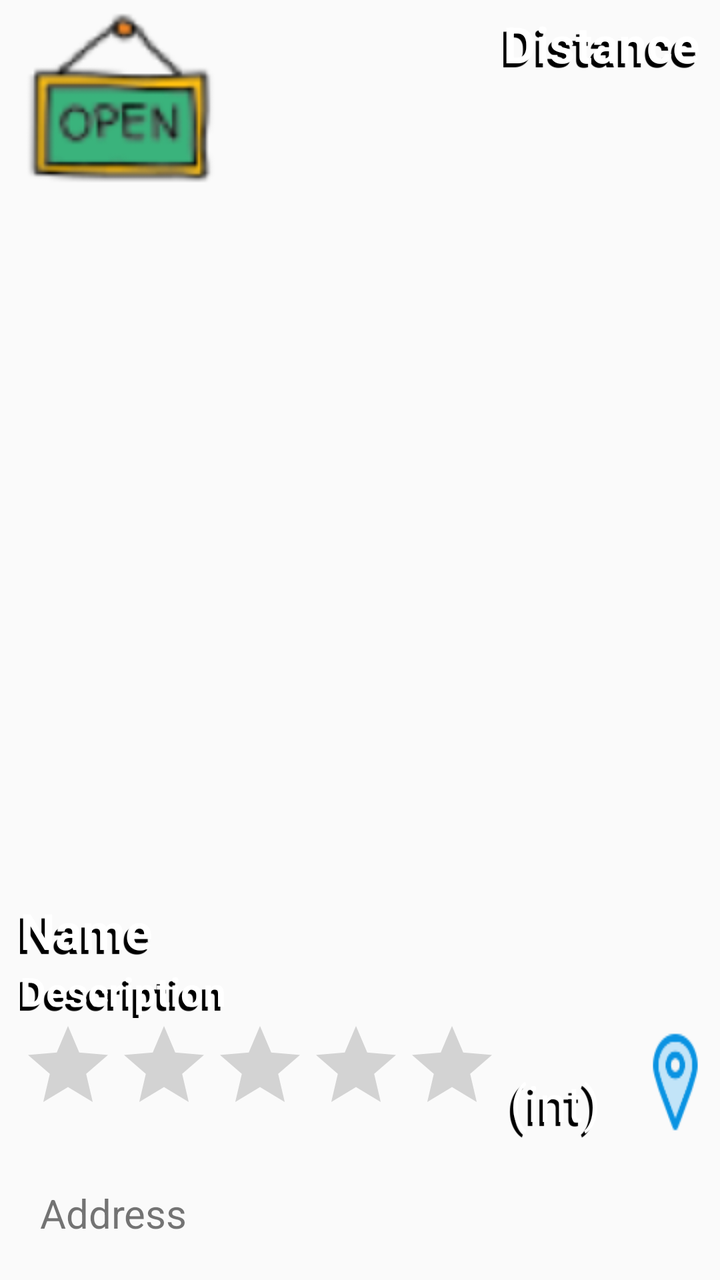
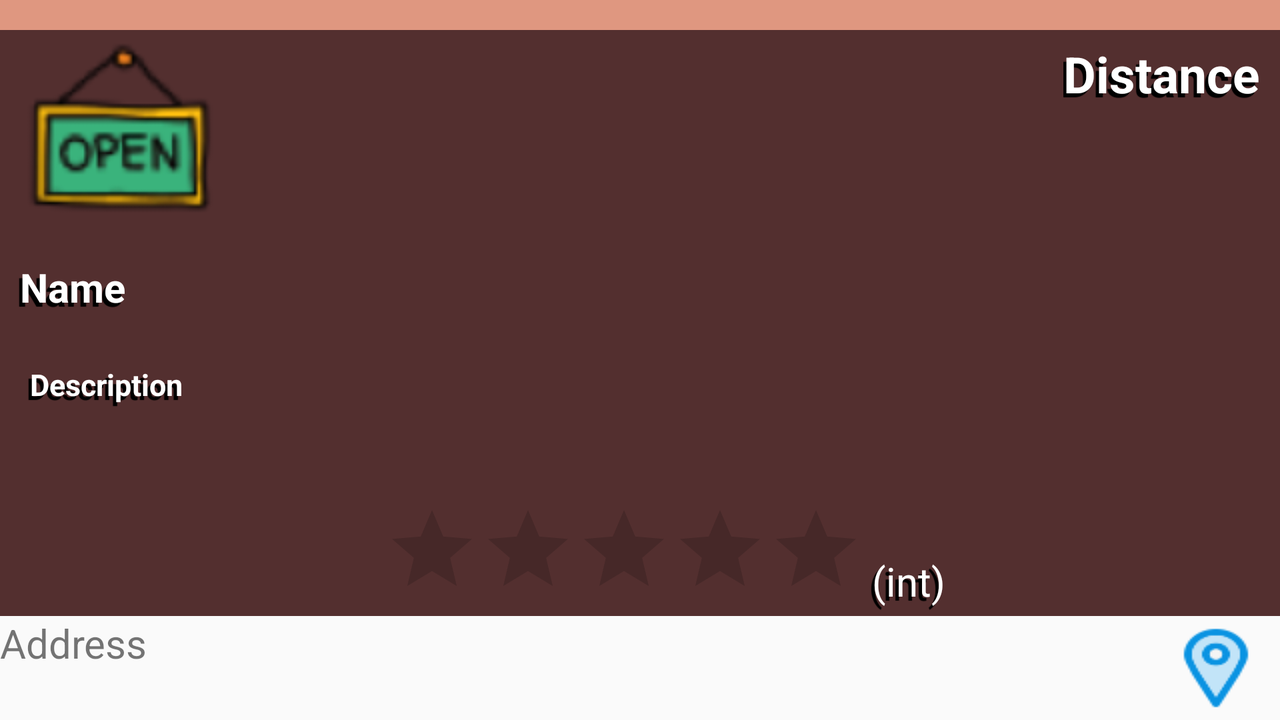

Two renders of one Android screen. The first uses the default layout on a phone; the second uses the alternative layout the repository ships for a different screen configuration, on a matching device. The two XML files are below.
<!-- AndroidManifest.xml: application theme AppTheme -->
<!-- res/layout/activity_recommend_screen.xml -->
<?xml version="1.0" encoding="utf-8"?>
<LinearLayout
    xmlns:android="http://schemas.android.com/apk/res/android"
    xmlns:tools="http://schemas.android.com/tools"
    android:layout_width="match_parent"
    android:layout_height="match_parent"
    android:orientation="vertical">
    <RelativeLayout
        android:layout_width="match_parent"
        android:layout_height="match_parent"
        android:layout_weight="1">
        <ImageView
            android:id="@+id/imageViewPicture"
            android:layout_width="match_parent"
            android:layout_height="match_parent"
            android:scaleType="centerCrop"
            android:src="@drawable/ic_launcher_background"/>
        <GridLayout
            android:id="@+id/gridNumberOfImageBar"
            android:layout_width="match_parent"
            android:layout_height="15dp"
            android:columnCount="9"
            android:rowCount="1"
            android:layout_gravity="left"
            android:orientation="horizontal" />
        <ImageView
            android:id="@+id/imageViewOpenCloseSign"
            android:layout_width="wrap_content"
            android:layout_height="wrap_content"
            android:src="@drawable/sign_open"
            android:paddingLeft="10dp"
            android:layout_marginTop="5dp"/>
        <TextView
            android:id="@+id/textViewDistance"
            android:layout_width="wrap_content"
            android:layout_height="wrap_content"
            android:layout_alignParentEnd="true"
            android:text="Distance"
            android:shadowColor="#000000"
            android:shadowDx="-5.5"
            android:shadowDy="5.5"
            android:shadowRadius="0.001"
            android:textColor="@color/colorWhite"
            android:textSize="25dp"
            android:textStyle="bold"
            android:paddingEnd="10dp"
            android:layout_marginTop="5dp"/>

        <LinearLayout
            android:layout_width="match_parent"
            android:layout_height="match_parent"
            android:orientation="vertical"
            android:layout_alignParentBottom="true"
            android:layout_weight="1"
            android:paddingStart="10dp">

            <RelativeLayout
                android:layout_width="match_parent"
                android:layout_height="match_parent"
                android:layout_weight="1"
                android:orientation="horizontal">

                <Button
                    android:id="@+id/buttonPrevLocation"
                    android:layout_width="wrap_content"
                    android:layout_height="match_parent"
                    android:background="@android:color/transparent"
                    android:onClick="onClick_prevPicture" />

                <Button
                    android:id="@+id/buttonNextLocation"
                    android:layout_width="wrap_content"
                    android:layout_height="match_parent"
                    android:layout_alignParentEnd="true"
                    android:background="@android:color/transparent"
                    android:onClick="onClick_nextPicture" />
            </RelativeLayout>

            <TextView
                android:id="@+id/textViewName"
                android:layout_width="match_parent"
                android:layout_height="wrap_content"
                android:text="Name"
                android:shadowColor="#000000"
                android:shadowDx="-5.5"
                android:shadowDy="5.5"
                android:shadowRadius="0.001"
                android:textColor="@color/colorWhite"
                android:textSize="25sp"
                android:textStyle="bold"/>
            <TextView
                android:id="@+id/textViewDescription"
                android:layout_width="match_parent"
                android:layout_height="wrap_content"
                android:text="Description"
                android:shadowColor="#000000"
                android:shadowDx="-5.5"
                android:shadowDy="5.5"
                android:shadowRadius="0.001"
                android:textColor="@color/colorWhite"
                android:textSize="20sp"
                android:textStyle="bold"/>
            <LinearLayout
                android:layout_width="match_parent"
                android:layout_height="wrap_content"
                android:orientation="horizontal">
                <RatingBar
                    android:layout_width="wrap_content"
                    android:layout_height="wrap_content"
                    android:numStars="5"
                    android:isIndicator="true"
                    android:id="@+id/ratingStar"/>
                <TextView
                    android:layout_width="wrap_content"
                    android:layout_height="wrap_content"
                    android:text="(int)"
                    android:layout_gravity="bottom"
                    android:textSize="25sp"
                    android:padding="5dp"
                    android:shadowColor="#000000"
                    android:shadowDx="-5.5"
                    android:shadowDy="5.5"
                    android:shadowRadius="0.001"
                    android:textColor="@color/colorWhite"
                    android:id="@+id/textViewNumOfRating"/>
                <ImageButton
                    android:layout_width="wrap_content"
                    android:layout_height="wrap_content"
                    android:background="@drawable/location_icon"
                    android:onClick="onClick_getCurrentLocation"
                    android:layout_marginStart="10dp"/>
            </LinearLayout>
        </LinearLayout>
    </RelativeLayout>

    <LinearLayout
        android:layout_width="match_parent"
        android:layout_height="wrap_content"
        android:orientation="horizontal">
        <TextView
            android:layout_width="match_parent"
            android:layout_height="wrap_content"
            android:layout_weight="1"
            android:text="Address"
            android:textSize="20sp"
            android:padding="20dp"
            android:id="@+id/textViewAddress"/>
    </LinearLayout>

</LinearLayout>
<!-- resources referenced by this layout -->
<resources>
  <color name="colorWhite">#ffffff</color>
  <!-- drawable location_icon: png bitmap (drawable, 2206 bytes) -->
  <!-- drawable sign_open: png bitmap (drawable, 16575 bytes) -->
  <style name="AppTheme" parent="Theme.AppCompat.Light.DarkActionBar">
          
          
          
          <item name="colorPrimary">#D59E4D</item>
          <item name="colorPrimaryDark">#D33808</item>
          <item name="colorAccent">#E6B58A</item>
      </style>
</resources>
<!-- res/layout-land/activity_recommend_screen.xml (the author's variant of the layout above) -->
<!-- drawn on the phone turned sideways -->
<?xml version="1.0" encoding="utf-8"?>
<LinearLayout
    xmlns:android="http://schemas.android.com/apk/res/android"
    xmlns:tools="http://schemas.android.com/tools"
    android:layout_width="match_parent"
    android:layout_height="match_parent"
    android:orientation="vertical"
    android:weightSum="10">
    <GridLayout
        android:id="@+id/gridNumberOfImageBar"
        android:layout_width="match_parent"
        android:layout_height="15dp"
        android:columnCount="9"
        android:rowCount="1"
        android:layout_gravity="left"
        android:orientation="horizontal"
        android:background="@color/colorRed"/>
    <LinearLayout
        android:layout_width="match_parent"
        android:layout_height="0dp"
        android:layout_weight="8.5"
        android:orientation="horizontal"
        android:background="@color/colorOrange"
        android:backgroundTint="#532F2F"
        android:weightSum="10">
        <LinearLayout
            android:layout_width="0dp"
            android:layout_height="match_parent"
            android:orientation="vertical"
            android:layout_weight="3">
            <ImageView
                android:id="@+id/imageViewOpenCloseSign"
                android:layout_width="wrap_content"
                android:layout_height="wrap_content"
                android:src="@drawable/sign_open"
                android:paddingLeft="10dp"
                android:layout_marginTop="5dp"/>
            <TextView
                android:id="@+id/textViewName"
                android:layout_width="match_parent"
                android:layout_height="wrap_content"
                android:text="Name"
                android:shadowColor="#000000"
                android:shadowDx="-5.5"
                android:shadowDy="5.5"
                android:shadowRadius="0.001"
                android:textColor="@color/colorWhite"
                android:textSize="20sp"
                android:textStyle="bold"
                android:padding="10sp"/>
            <TextView
                android:id="@+id/textViewDescription"
                android:layout_width="match_parent"
                android:layout_height="wrap_content"
                android:text="Description"
                android:shadowColor="#000000"
                android:shadowDx="-5.5"
                android:shadowDy="5.5"
                android:shadowRadius="0.001"
                android:textColor="@color/colorWhite"
                android:textSize="15sp"
                android:textStyle="bold"
                android:padding="15dp"/>

        </LinearLayout>
        <LinearLayout
            android:layout_width="0dp"
            android:layout_height="match_parent"
            android:layout_weight="7"
            android:orientation="horizontal">
            <RelativeLayout
                android:layout_width="match_parent"
                android:layout_height="match_parent">
                <ImageView
                    android:id="@+id/imageViewPicture"
                    android:layout_width="match_parent"
                    android:layout_height="match_parent"
                    android:scaleType="centerCrop"
                    android:src="@drawable/ic_launcher_background"/>
                <TextView
                    android:id="@+id/textViewDistance"
                    android:layout_width="wrap_content"
                    android:layout_height="wrap_content"
                    android:layout_alignParentEnd="true"
                    android:text="Distance"
                    android:shadowColor="#000000"
                    android:shadowDx="-5.5"
                    android:shadowDy="5.5"
                    android:shadowRadius="0.001"
                    android:textColor="@color/colorWhite"
                    android:textSize="25dp"
                    android:textStyle="bold"
                    android:paddingEnd="10dp"
                    android:layout_marginTop="5dp"/>
                <LinearLayout
                    android:layout_width="match_parent"
                    android:layout_height="wrap_content"
                    android:orientation="horizontal"
                    android:layout_alignParentBottom="true">
                    <RatingBar
                        android:layout_width="wrap_content"
                        android:layout_height="wrap_content"
                        android:numStars="5"
                        android:isIndicator="true"
                        android:id="@+id/ratingStar"/>
                    <TextView
                        android:layout_width="wrap_content"
                        android:layout_height="wrap_content"
                        android:text="(int)"
                        android:layout_gravity="bottom"
                        android:textSize="20sp"
                        android:padding="4dp"
                        android:shadowColor="#000000"
                        android:shadowDx="-5.5"
                        android:shadowDy="5.5"
                        android:shadowRadius="0.001"
                        android:textColor="@color/colorWhite"
                        android:id="@+id/textViewNumOfRating"/>
                </LinearLayout>

                <LinearLayout
                    android:layout_width="match_parent"
                    android:layout_height="match_parent"
                    android:orientation="vertical"
                    android:layout_alignParentBottom="true">
                    <RelativeLayout
                        android:layout_width="match_parent"
                        android:layout_height="match_parent"
                        android:orientation="horizontal">

                        <Button
                            android:id="@+id/buttonPrevLocation"
                            android:layout_width="wrap_content"
                            android:layout_height="match_parent"
                            android:background="@android:color/transparent"
                            android:onClick="onClick_prevPicture" />

                        <Button
                            android:id="@+id/buttonNextLocation"
                            android:layout_width="wrap_content"
                            android:layout_height="match_parent"
                            android:layout_alignParentEnd="true"
                            android:background="@android:color/transparent"
                            android:onClick="onClick_nextPicture" />
                    </RelativeLayout>
                </LinearLayout>
            </RelativeLayout>
        </LinearLayout>
    </LinearLayout>
    <LinearLayout
        android:layout_width="match_parent"
        android:layout_height="0dp"
        android:layout_weight="1.5"
        android:orientation="horizontal"
        android:weightSum="1">
        <TextView
            android:layout_weight="1"
            android:id="@+id/textViewAddress"
            android:layout_width="0dp"
            android:layout_height="wrap_content"
            android:text="Address"
            android:textSize="20sp" />
        <ImageButton
            android:layout_width="wrap_content"
            android:layout_height="wrap_content"
            android:background="@drawable/location_icon"
            android:onClick="onClick_getCurrentLocation" />
    </LinearLayout>
</LinearLayout>
<!-- resources referenced by the variant -->
<!-- as the phone turned sideways resolves them -->
<resources>
  <color name="colorOrange">#F1DDC1</color>
  <color name="colorRed">#DF9780</color>
  <color name="colorWhite">#ffffff</color>
  <!-- drawable location_icon: png bitmap (drawable, 2206 bytes) -->
  <!-- drawable sign_open: png bitmap (drawable, 16575 bytes) -->
  <style name="AppTheme" parent="Theme.AppCompat.Light.DarkActionBar">
          
          
          
          <item name="colorPrimary">#D59E4D</item>
          <item name="colorPrimaryDark">#D33808</item>
          <item name="colorAccent">#E6B58A</item>
      </style>
</resources>
